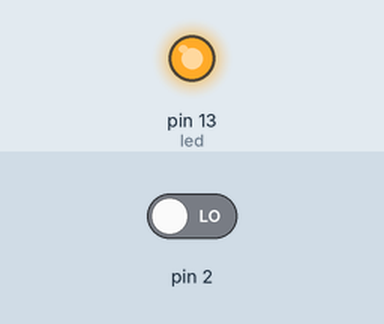
A sketch run on a simulated Arduino Uno, built with avr-gcc and run on an emulated ATmega328P. Parts: output pins drawn as LEDs (lit = HIGH). Inputs (shaded band) come from the test bench; at power-on: pin 2 LOW.

Above: at 1.2 s.
1.3 s: pin 2 driven HIGH
At 2.2 s:
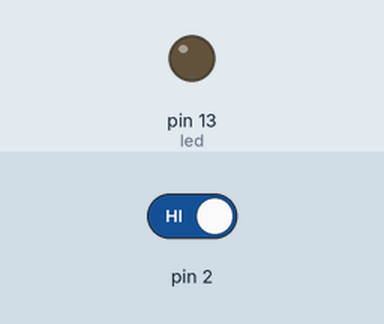
2.8 s: pin 2 driven LOW
At 3.4 s:
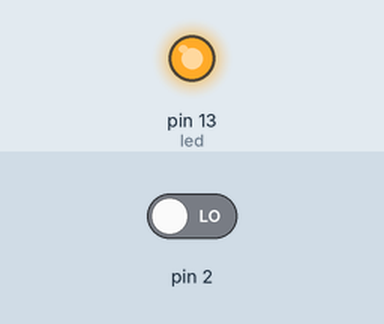
Timing chart, 0 to 5.8 s (numbered marks = the images above; inputs shaded):
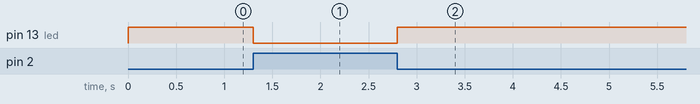

Measured:
- after the input at 1.3 s, pin 13 (led): HIGH → LOW at once
- after the input at 2.8 s, pin 13 (led): LOW → HIGH at once

The sketch:

lab741.ino
```cpp
int led = 13;
int photo = 2;
volatile int state = 2;

void setup(){
  pinMode(led, OUTPUT);
  attachInterrupt(0, handler, CHANGE);
}

void loop(){
  digitalWrite(led, state-1);
}

void handler(){
  state = (state%2)+1;
}
```
